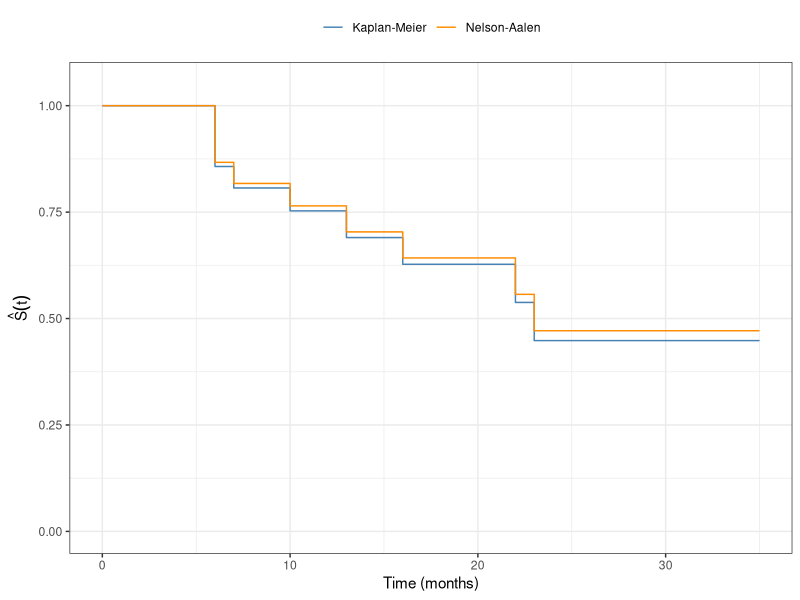
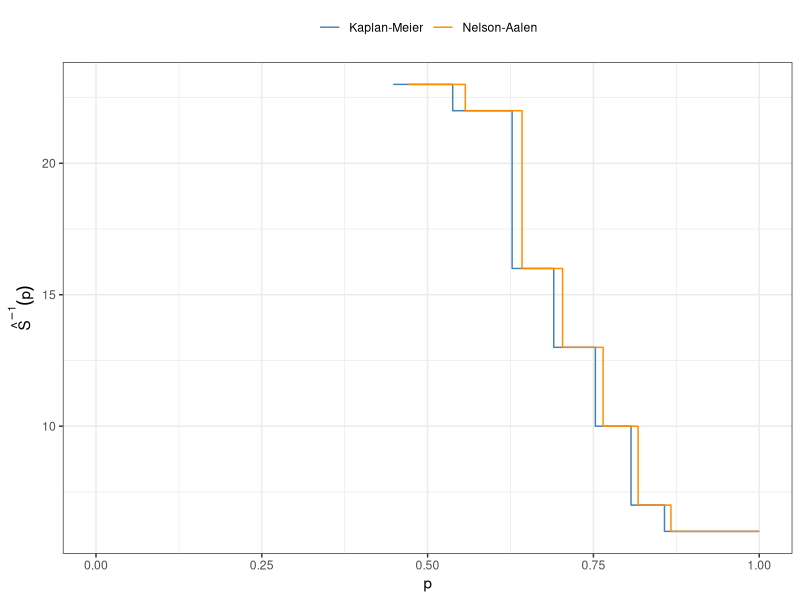

R code for these plots, in order:
## ---- chunk 1
#| code-fold: true
library(KMsurv)
library(dplyr)
library(survival)
data(drug6mp)

km_fit <- drug6mp |>
  mutate(surv = Surv(t2, relapse)) |>
  survfit(formula = surv ~ 1, data = _)

na_fit <- drug6mp |>
  mutate(surv = Surv(t2, relapse)) |>
  survfit(formula = surv ~ 1, type = "fleming-harrington", data = _)

tbl <- tibble(
  time = km_fit$time,
  n.risk = km_fit$n.risk,
  n.event = km_fit$n.event,
  surv_km = km_fit$surv,
  surv_na = na_fit$surv
) |>
  filter(n.event > 0)

library(knitr)
kable(
  tbl,
  digits = 3,
  col.names = c(
    "Time (months)",
    "At risk $r_i$",
    "Events $d_i$",
    "$\\hat{S}_{KM}(t)$",
    "$\\hat{S}_{NA}(t)$"
  )
)
## ---- chunk 2
#| code-fold: true
library(ggplot2)

surv_steps <- rbind(
  data.frame(
    time = c(0, km_fit$time), surv = c(1, km_fit$surv),
    estimator = "Kaplan-Meier"
  ),
  data.frame(
    time = c(0, na_fit$time), surv = c(1, na_fit$surv),
    estimator = "Nelson-Aalen"
  )
)

ggplot(surv_steps, aes(x = time, y = surv, color = estimator)) +
  geom_step() +
  scale_color_manual(
    values = c("Kaplan-Meier" = "steelblue", "Nelson-Aalen" = "darkorange")
  ) +
  coord_cartesian(ylim = c(0, 1.05)) +
  labs(x = "Time (months)", y = expression(hat(S)(t)), color = NULL) +
  theme_bw() +
  theme(legend.position = "top")
## ---- chunk 3
#| code-fold: true

ev_km <- km_fit$n.event > 0
t_ev_km <- km_fit$time[ev_km]
s_ev_km <- km_fit$surv[ev_km]

ev_na <- na_fit$n.event > 0
t_ev_na <- na_fit$time[ev_na]
s_ev_na <- na_fit$surv[ev_na]

# The ISF is a step function of p: S^{-1}(p) = t_i for p in [s_i, s_{i-1}),
# with s_0 = 1. Anchoring a point at p = 1 (height = first event time)
# extends the top tread to p = 1, and geom_step()'s default "hv" direction
# then draws each tread t_i across [s_i, s_{i-1}).
isf_steps <- rbind(
  data.frame(
    p = c(1, s_ev_km), t = c(t_ev_km[1], t_ev_km),
    estimator = "Kaplan-Meier"
  ),
  data.frame(
    p = c(1, s_ev_na), t = c(t_ev_na[1], t_ev_na),
    estimator = "Nelson-Aalen"
  )
)
isf_steps <- isf_steps[order(isf_steps$estimator, isf_steps$p), ]

ggplot(isf_steps, aes(x = p, y = t, color = estimator)) +
  geom_step() +
  scale_color_manual(
    values = c("Kaplan-Meier" = "steelblue", "Nelson-Aalen" = "darkorange")
  ) +
  coord_cartesian(xlim = c(0, 1)) +
  labs(x = "p", y = expression(hat(S)^{-1}*(p)), color = NULL) +
  theme_bw() +
  theme(legend.position = "top")
## ---- chunk 4
#| code-fold: show
quantile(km_fit, probs = 0.5)
## ---- chunk 5
#| code-fold: show
quantile(na_fit, probs = 0.5)
